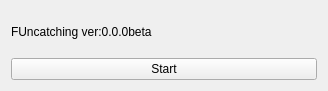
<?xml version="1.0" encoding="UTF-8"?>
<ui version="4.0">
 <class>server_start</class>
 <widget class="QMainWindow" name="server_start">
  <property name="geometry">
   <rect>
    <x>0</x>
    <y>0</y>
    <width>328</width>
    <height>91</height>
   </rect>
  </property>
  <property name="windowTitle">
   <string>server_start</string>
  </property>
  <widget class="QWidget" name="centralWidget">
   <layout class="QVBoxLayout" name="verticalLayout">
    <item>
     <widget class="QLabel" name="label">
      <property name="text">
       <string>FUncatching ver:0.0.0beta</string>
      </property>
     </widget>
    </item>
    <item>
     <widget class="QPushButton" name="startorstopButton">
      <property name="text">
       <string>Start</string>
      </property>
     </widget>
    </item>
   </layout>
  </widget>
 </widget>
 <layoutdefault spacing="6" margin="11"/>
 <resources/>
 <connections/>
</ui>
